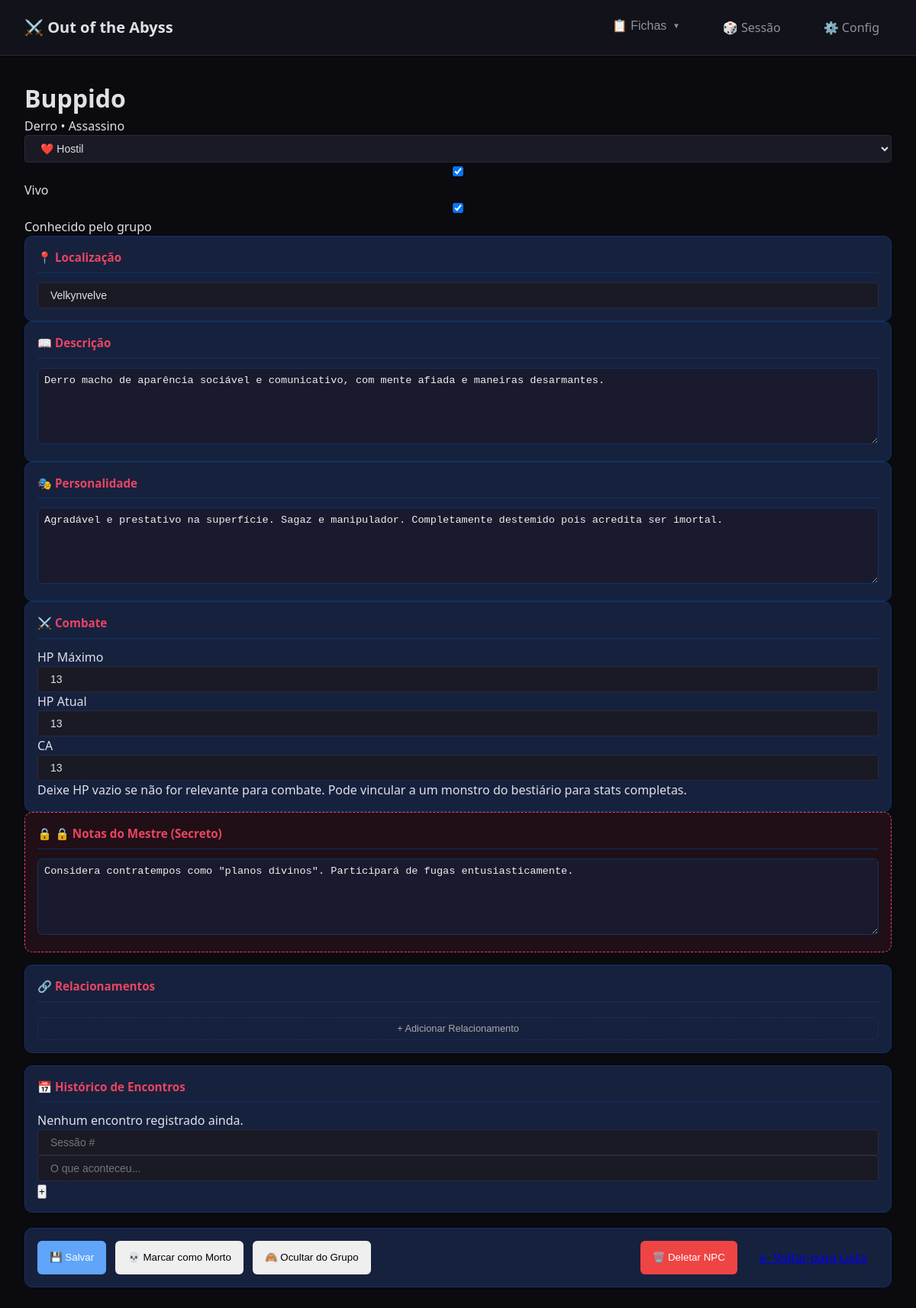
Page /fichas/npc/2 on the earlier database version.
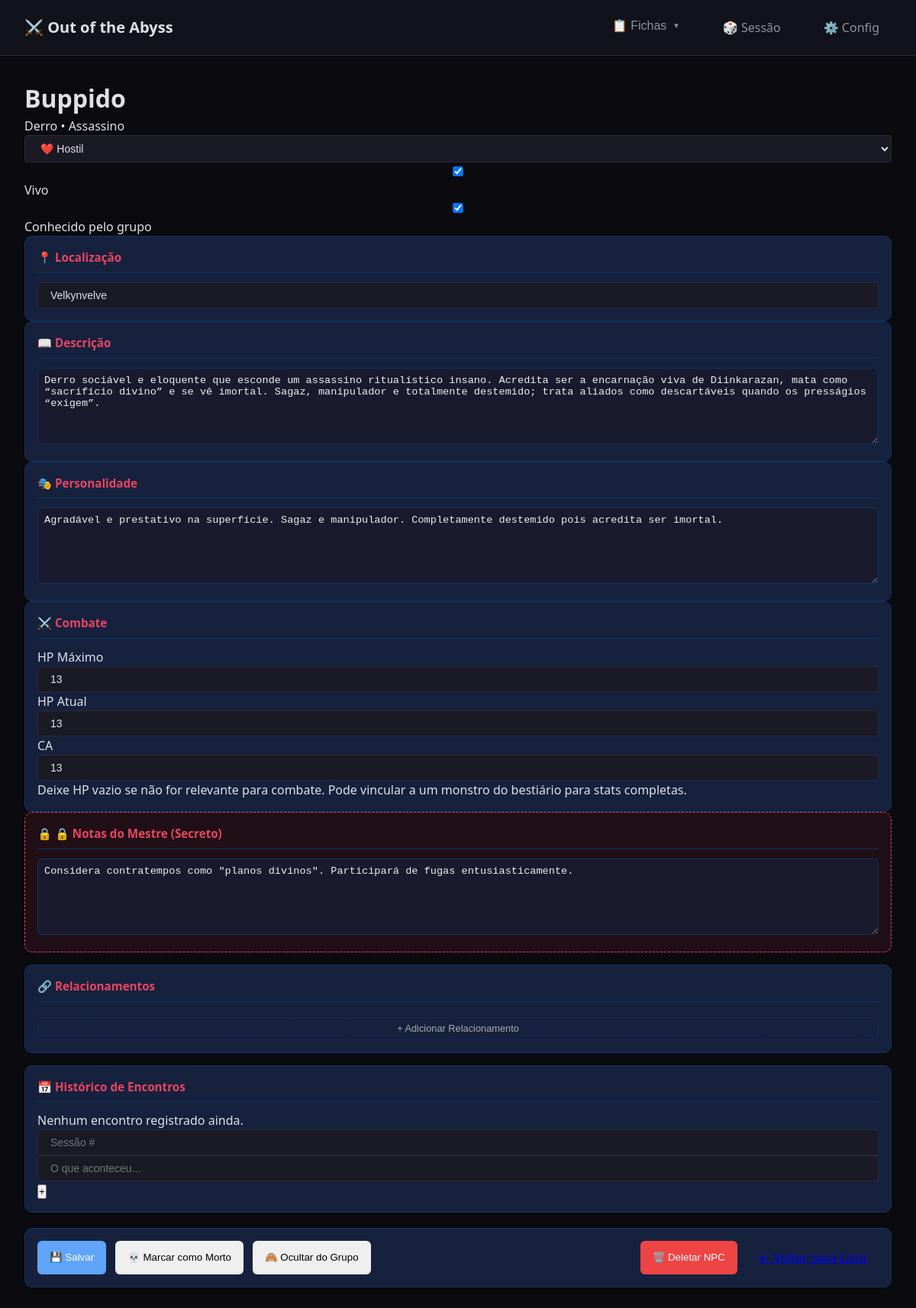
Same page on the later database version.
### tables this page shows
CREATE TABLE npcs (
                id INTEGER PRIMARY KEY AUTOINCREMENT,
                nome TEXT NOT NULL,
                titulo TEXT,
                raca TEXT,
                classe TEXT,
                ocupacao TEXT,
                localizacao TEXT,
                descricao TEXT,
                personalidade TEXT,
                
                -- Combate
                hp_maximo INTEGER,
                hp_atual INTEGER,
                ca INTEGER DEFAULT 10,
                monstro_id INTEGER,
                
                -- Relacionamentos (alinhamento com o grupo)
                alinhamento TEXT DEFAULT 'neutro',  -- amigável, indiferente, hostil
                aliado INTEGER DEFAULT 0,
                hostil INTEGER DEFAULT 0,
                neutro INTEGER DEFAULT 1,
                
                -- Status
                vivo INTEGER DEFAULT 1,
                conhecido INTEGER DEFAULT 0,
                
                imagem TEXT,
                notas TEXT,
                
                criado_em TEXT DEFAULT CURRENT_TIMESTAMP,
                atualizado_em TEXT DEFAULT CURRENT_TIMESTAMP, observacoes TEXT, atributos TEXT, segredo TEXT, acoes TEXT,
                
                FOREIGN KEY (monstro_id) REFERENCES monstros(id)
            );

### app/routes/fichas.py (the view)
@fichas_bp.route('/npc/<int:id>')
def ver_npc(id):
    npc = NPCRepository.get_by_id(id)
    if not npc:
        return render_template('erro.html', mensagem='NPC não encontrado'), 404
    return render_template('fichas/npc.html', npc=npc)

### app/modulos/database.py (called while the page is built)
@contextmanager
def get_connection():
    conn = sqlite3.connect(DB_PATH)
    conn.row_factory = sqlite3.Row  # Retorna dicts ao invés de tuples
    conn.execute("PRAGMA foreign_keys = ON")  # Habilita foreign keys
    conn.execute("PRAGMA journal_mode = WAL")  # Write-Ahead Logging (mais rápido)
    conn.execute("PRAGMA synchronous = NORMAL")  # Balance entre segurança e velocidade
    try:
        yield conn
        conn.commit()
    except Exception as e:
        conn.rollback()
        raise e
    finally:
        conn.close()

def dict_from_row(row) -> Optional[Dict]:
    if row is None:
        return None
    return dict(row)

def json_loads_safe(data: str, default=None):
    if data is None:
        return default
    try:
        return json.loads(data)
    except:
        return default

    @classmethod
    def get_by_id(cls, id: int) -> Optional[Dict]:
        with get_connection() as conn:
            cursor = conn.execute(f"SELECT * FROM {cls.table_name} WHERE id = ?", (id,))
            row = cursor.fetchone()
            return dict_from_row(row)

### templates/fichas/npc.html (shortened to what the changed rows need)
{% extends "base.html" %}
{% block extra_css %}
<link rel="stylesheet" href="{{ url_for('static', filename='css/fichas.css') }}">
{% endblock %}
{% block content %}
<div class="ficha-npc-container">
    <header class="ficha-npc-header">
        <div class="npc-info-principal">
            <h1 class="npc-nome" data-campo="nome" contenteditable="true">{{ npc.nome if npc else 'Nome do NPC' }}</h1>
            <p class="npc-subtitulo">
                <span data-campo="raca" contenteditable="true">{{ npc.raca if npc else 'Raça' }}</span>
                {% if npc and npc.classe %} • <span data-campo="classe" contenteditable="true">{{ npc.classe }}</span>{% endif %}
            </p>
        </div>
    </header>
    <div class="ficha-npc-body">
        <div class="coluna-esquerda">
            <div class="bloco localizacao">
                <h3>📍 Localização</h3>
                <input type="text" class="input-full" data-campo="localizacao" value="{{ npc.localizacao if npc else '' }}" placeholder="Onde este NPC está atualmente?">
            </div>
            <div class="bloco descricao">
                <h3>📖 Descrição</h3>
                <textarea class="texto-area" data-campo="descricao" placeholder="Aparência, comportamento, primeira impressão...">{{ npc.descricao if npc else '' }}</textarea>
            </div>
            <div class="bloco personalidade-npc">
                <h3>🎭 Personalidade</h3>
                <textarea class="texto-area" data-campo="personalidade" placeholder="Como o NPC age, fala, o que motiva ele...">{{ npc.personalidade if npc else '' }}</textarea>
            </div>
            <div class="bloco stats-combate">
                <div class="stats-grid">
                    <div class="stat-item">
                        <label>HP Máximo</label>
                        <input type="number" data-campo="hp_maximo" value="{{ npc.hp_maximo if npc and npc.hp_maximo else '' }}" placeholder="—">
                    </div>
                    <div class="stat-item">
                        <label>HP Atual</label>
                        <input type="number" data-campo="hp_atual" value="{{ npc.hp_atual if npc and npc.hp_atual else '' }}" placeholder="—">
                    </div>
                    <div class="stat-item">
                        <label>CA</label>
                        <input type="number" data-campo="ca" value="{{ npc.ca if npc and npc.ca else 10 }}" placeholder="10">
                    </div>
                </div>
            </div>
        </div>
        <div class="coluna-direita">
            <div class="bloco notas-mestre">
                <h3>🔒 Notas do Mestre (Secreto)</h3>
                <textarea class="texto-area texto-secreto" data-campo="notas" placeholder="Segredos, planos futuros, conexões que os jogadores não sabem...">{{ npc.notas if npc else '' }}</textarea>
            </div>
        </div>
    </div>
    <div class="acoes-rapidas">
        {% if npc and npc.id %}
        <button class="btn-acao btn-salvar" onclick="salvarNPC()">💾 Salvar</button>
        <button class="btn-acao btn-matar" onclick="toggleVivo()">{{ '💀 Marcar como Morto' if npc.vivo else '✨ Ressuscitar' }}</button>
        <button class="btn-acao btn-revelar" onclick="toggleConhecido()">{{ '👁️ Revelar ao Grupo' if not npc.conhecido else '🙈 Ocultar do Grupo' }}</button>
        <button class="btn-acao btn-danger" onclick="deletarNPC()" style="margin-left: auto;">🗑️ Deletar NPC</button>
        {% else %}
        <button class="btn-acao btn-criar" onclick="criarNPC()">✅ Criar NPC</button>
        {% endif %}
        <a href="{{ url_for('fichas.lista_npcs') }}" class="btn-acao btn-voltar">← Voltar para Lista</a>
    </div>
</div>
{% endblock %}

Differences in the rows shown:
changed npcs "Buppido": descricao "Derro macho de aparência sociável e comunicativo, com mente afiada e maneiras desarmantes." → "Derro sociável e eloquente que esconde um assassino ritualístico insano. Acredita ser a encarnação viva de Diinkarazan, mata como “sacrifício divino” e se vê imortal. Sagaz, manipulador e totalmente destemido; trata aliados como descartáveis quando os presságios “exigem”."
